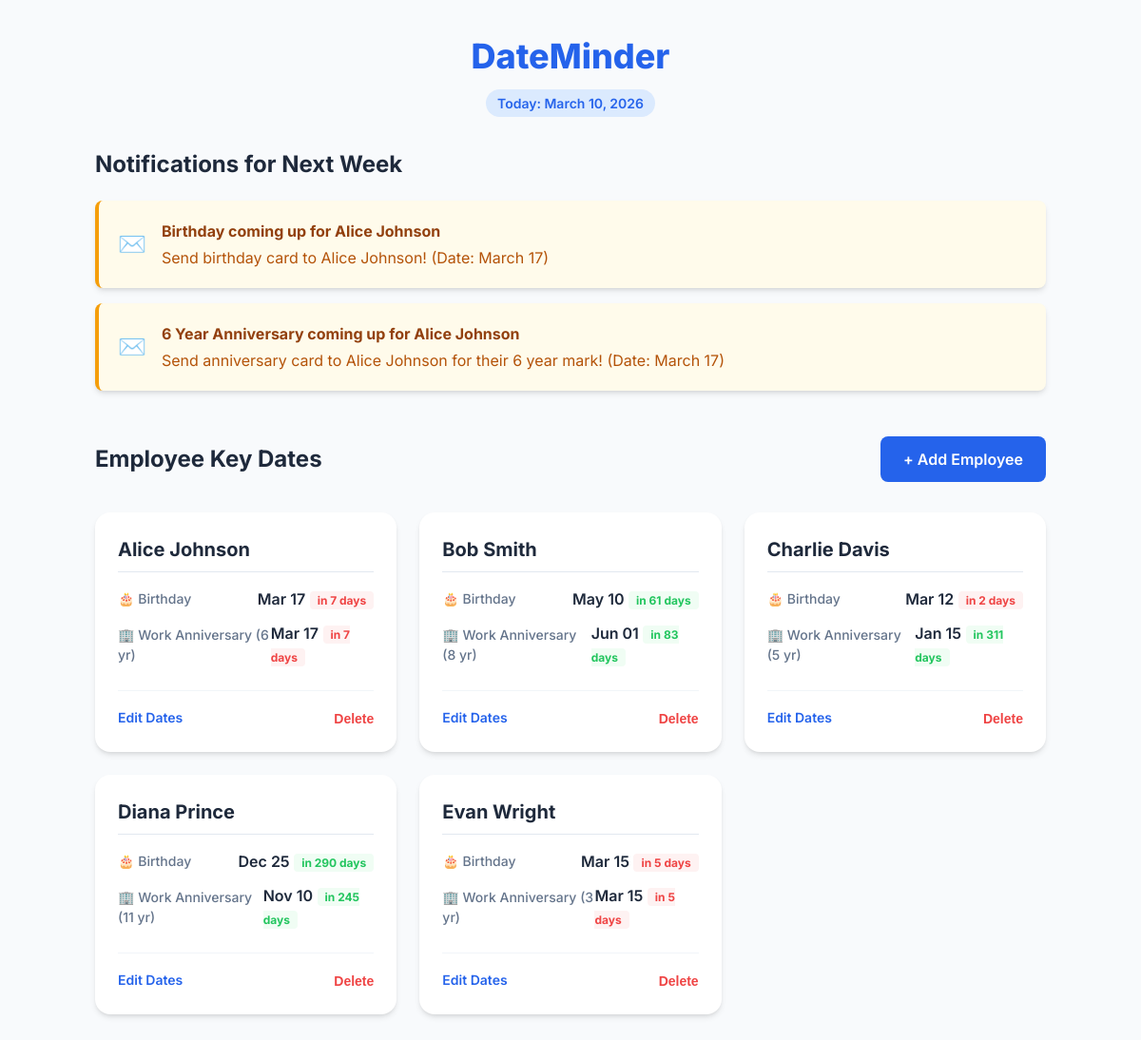
The page / on the database its author committed.
### database.py (models this page shows)
class Employee(Base):
    __tablename__ = "employees"
    id = Column(Integer, primary_key=True, index=True)
    name = Column(String, index=True)
    birthday = Column(String)  # Stored as ISO string for simplicity
    join_date = Column(String)

### main.py (the view)
@app.get("/", response_class=HTMLResponse)
async def read_root(request: Request, db: Session = Depends(get_db)):
    today = date.today()
    db_employees = db.query(Employee).all()
    processed_employees = []
    upcoming_notifications = []
    for emp in db_employees:
        bday_next = get_next_occurrence(emp.birthday)
        join_next = get_next_occurrence(emp.join_date)
        bday_days = (bday_next - today).days
        join_days = (join_next - today).days
        orig_join = date.fromisoformat(emp.join_date)
        years = join_next.year - orig_join.year
        emp_data = {
            "id": emp.id,
            "name": emp.name,
            "birthday": emp.birthday,
            "join_date": emp.join_date,
            "bday_next": bday_next,
            "bday_days": bday_days,
            "join_next": join_next,
            "join_days": join_days,
            "anniversary_years": years
        }
        processed_employees.append(emp_data)
        if bday_days == 7:
            upcoming_notifications.append({
                "name": emp.name,
                "event": "Birthday",
                "date": bday_next,
                "message": f"Send birthday card to {emp.name}!"
            })
        if join_days == 7:
            upcoming_notifications.append({
                "name": emp.name,
                "event": f"{years} Year Anniversary",
                "date": join_next,
                "message": f"Send anniversary card to {emp.name} for their {years} year mark!"
            })
    return templates.TemplateResponse("index.html", {
        "request": request,
        "employees": processed_employees,
        "notifications": upcoming_notifications,
        "today": today
    })

### templates/index.html (shortened to what this page needs)
<!DOCTYPE html>
<html lang="en">
<head>
    <link rel="stylesheet" href="/static/style.css">
</head>
<body>
    <div class="container">
        <header>
            <h1>DateMinder</h1>
            <span class="date-badge">Today: {{ today.strftime('%B %d, %Y') }}</span>
        </header>
        <section class="notifications-container">
            <h2>Notifications for Next Week</h2>
            {% if notifications %}
                {% for note in notifications %}
                <div class="notification-card">
                    <span class="notification-icon">✉️</span>
                    <div class="notification-content">
                        <h3>{{ note.event }} coming up for {{ note.name }}</h3>
                        <p>{{ note.message }} (Date: {{ note.date.strftime('%B %d') }})</p>
                    </div>
                </div>
                {% endfor %}
            {% else %}
                <div class="empty-state">
                    No cards need to be sent out this week.
                </div>
            {% endif %}
        </section>
        <section class="employee-list">
            <div class="section-header">
                <h2>Employee Key Dates</h2>
                <a href="/add" class="btn btn-primary">+ Add Employee</a>
            </div>
            <div class="employee-grid">
                {% for emp in employees %}
                <div class="employee-card">
                    <div class="employee-name">{{ emp.name }}</div>
                    <div class="event-row">
                        <span class="event-label">🎂 Birthday</span>
                        <div class="event-details">
                            <span class="event-date">{{ emp.bday_next.strftime('%b %d') }}</span>
                            <span class="countdown {% if emp.bday_days <= 14 %}soon{% else %}upcoming{% endif %}">
                                in {{ emp.bday_days }} days
                            </span>
                        </div>
                    </div>
                    <div class="event-row">
                        <span class="event-label">🏢 Work Anniversary ({{ emp.anniversary_years }} yr)</span>
                        <div class="event-details">
                            <span class="event-date">{{ emp.join_next.strftime('%b %d') }}</span>
                            <span class="countdown {% if emp.join_days <= 14 %}soon{% else %}upcoming{% endif %}">
                                in {{ emp.join_days }} days
                            </span>
                        </div>
                    </div>
                    <div class="card-footer">
                        <a href="/edit/{{ emp.id }}" class="edit-link">Edit Dates</a>
                        <form action="/delete/{{ emp.id }}" method="post" style="display:inline;" onsubmit="return confirm('Are you sure you want to delete this employee?');">
                            <button type="submit" class="delete-btn">Delete</button>
                        </form>
                    </div>
                </div>
                {% endfor %}
            </div>
        </section>
    </div>
</body>
</html>

### static/style.css (style rules this page uses)
:root { --primary: #2563eb; --primary-light: #dbeafe; --secondary: #64748b; --success: #22c55e; --warning: #f59e0b; --error: #ef4444; --background: #f8fafc; --text: #1e293b; --card-bg: #ffffff; --shadow: 0 4px 6px -1px rgb(0 0 0 / 0.1), 0 2px 4px -2px rgb(0 0 0 / 0.1); }
body { font-family: 'Inter', -apple-system, BlinkMacSystemFont, "Segoe UI", Roboto, sans-serif; background-color: var(--background); color: var(--text); margin: 0; padding: 2rem; line-height: 1.5; }
.container { max-width: 1000px; margin: 0 auto; }
header { margin-bottom: 2rem; text-align: center; }
h1 { font-size: 2.25rem; font-weight: 800; color: var(--primary); margin: 0 0 0.5rem 0; }
.date-badge { display: inline-block; background-color: var(--primary-light); color: var(--primary); padding: 0.25rem 0.75rem; border-radius: 9999px; font-weight: 600; font-size: 0.875rem; }
.notifications-container { margin-bottom: 3rem; }
.notification-card { background-color: #fffbeb; border-left: 4px solid var(--warning); padding: 1.25rem; margin-bottom: 1rem; border-radius: 0.5rem; box-shadow: var(--shadow); display: flex; align-items: center; gap: 1rem; }
.notification-icon { font-size: 1.5rem; }
.notification-content h3 { margin: 0; font-size: 1rem; color: #92400e; }
.notification-content p { margin: 0.25rem 0 0 0; color: #b45309; }
.employee-grid { display: grid; grid-template-columns: repeat(auto-fill, minmax(300px, 1fr)); gap: 1.5rem; }
.employee-card { background-color: var(--card-bg); border-radius: 1rem; padding: 1.5rem; box-shadow: var(--shadow); transition: transform 0.2s ease; }
.employee-name { font-size: 1.25rem; font-weight: 700; margin-bottom: 1rem; border-bottom: 1px solid #e2e8f0; padding-bottom: 0.5rem; }
.event-row { display: flex; justify-content: space-between; align-items: center; margin-bottom: 0.75rem; }
.event-label { font-size: 0.875rem; color: var(--secondary); font-weight: 500; }
.event-date { font-weight: 600; }
.countdown { font-size: 0.75rem; padding: 0.125rem 0.5rem; border-radius: 0.25rem; font-weight: 700; }
.countdown.soon { background-color: #fef2f2; color: var(--error); }
.countdown.upcoming { background-color: #f0fdf4; color: var(--success); }
.btn { padding: 0.75rem 1.5rem; border-radius: 0.5rem; font-weight: 600; cursor: pointer; text-decoration: none; display: inline-block; transition: all 0.2s; border: none; font-size: 1rem; }
.btn-primary { background-color: var(--primary); color: white; }
.edit-link { color: var(--primary); text-decoration: none; font-size: 0.875rem; font-weight: 600; }
.section-header { display: flex; justify-content: space-between; align-items: center; margin-bottom: 2rem; }
.section-header h2 { margin: 0; }
.card-footer { display: flex; justify-content: space-between; align-items: center; margin-top: 1.5rem; padding-top: 1rem; border-top: 1px solid #f1f5f9; }
.delete-btn { background: none; border: none; color: var(--error); font-size: 0.875rem; font-weight: 600; cursor: pointer; padding: 0; }

### rows shown on the page
Employee: event "Birthday", name "Alice Johnson", message "Send birthday card to Alice Johnson!", date "March 17", event "6 Year Anniversary", message "Send anniversary card to Alice Johnson for their 6 year mark!", bday_next "Mar 17", bday_days "7", anniversary_years "6", join_next "Mar 17", join_days "7"
Employee: name "Bob Smith", bday_next "May 10", bday_days "61", anniversary_years "8", join_next "Jun 01", join_days "83"
Employee: name "Charlie Davis", bday_next "Mar 12", bday_days "2", anniversary_years "5", join_next "Jan 15", join_days "311"
Employee: name "Diana Prince", bday_next "Dec 25", bday_days "290", anniversary_years "11", join_next "Nov 10", join_days "245"
Employee: name "Evan Wright", bday_next "Mar 15", bday_days "5", anniversary_years "3", join_next "Mar 15", join_days "5"

### other values the page prints
{{ today.strftime('%B %d, %Y') }} "March 10, 2026"
